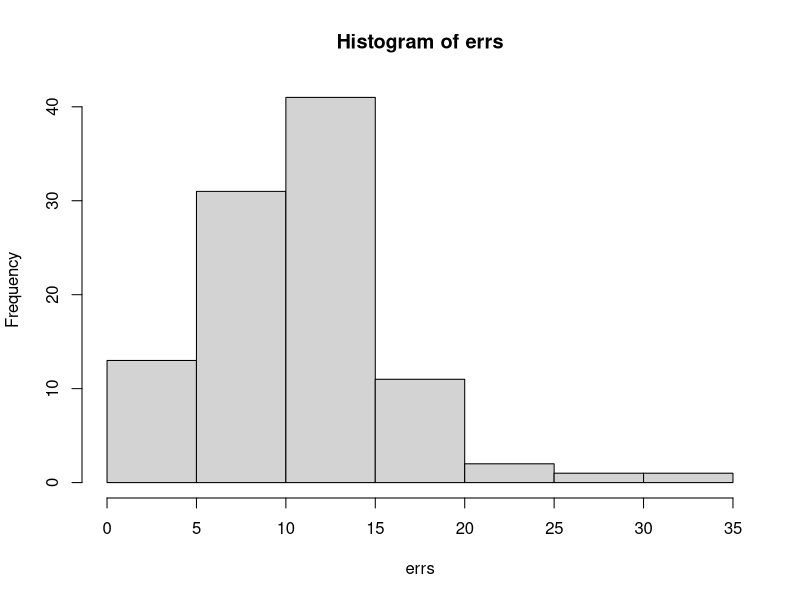
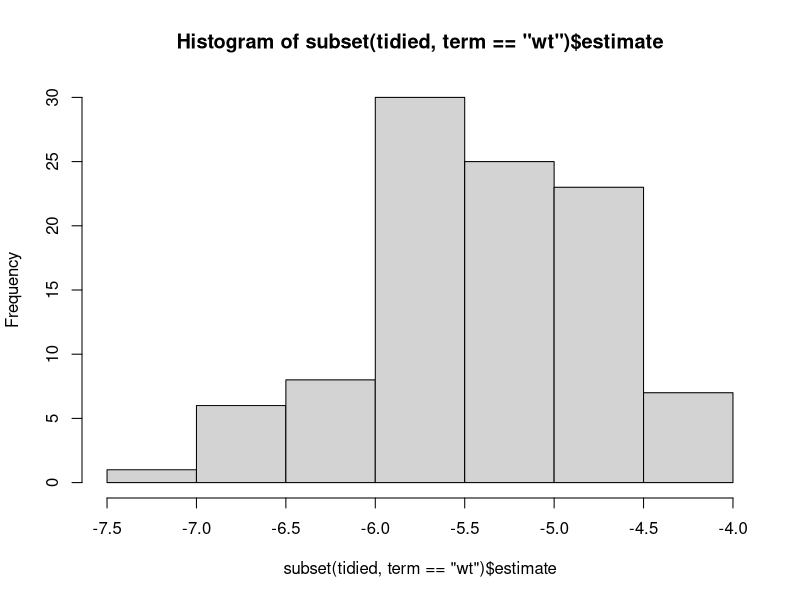
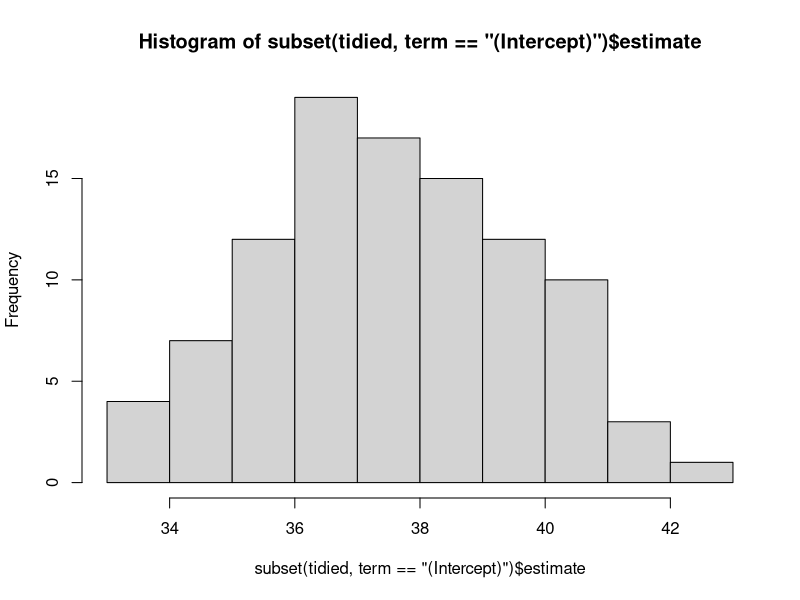

Recreate these plots in R, in order.
## ---- chunk 1
knitr::opts_chunk$set(echo = TRUE)
library(tidyverse)
library(modelr)
## ---- chunk 2
set.seed(114514)
cv1 <- crossv_kfold(mtcars, 5)
cv1

library(purrr)
cv2 <- crossv_mc(mtcars, 100)
models <- map(cv2$train, ~ lm(mpg ~ wt, data = .))
errs <- map2_dbl(models, cv2$test, mse)#mse
hist(errs)


## ---- chunk 3
library(purrr)
boot <- bootstrap(mtcars, 100)

models <- map(boot$strap, ~ lm(mpg ~ wt, data = .))
tidied <- map_df(models, broom::tidy, .id = "id")

hist(subset(tidied, term == "wt")$estimate)

hist(subset(tidied, term == "(Intercept)")$estimate)


## ---- chunk 4
models %>% 
  map(summary) %>% 
  map_dbl("r.squared")
